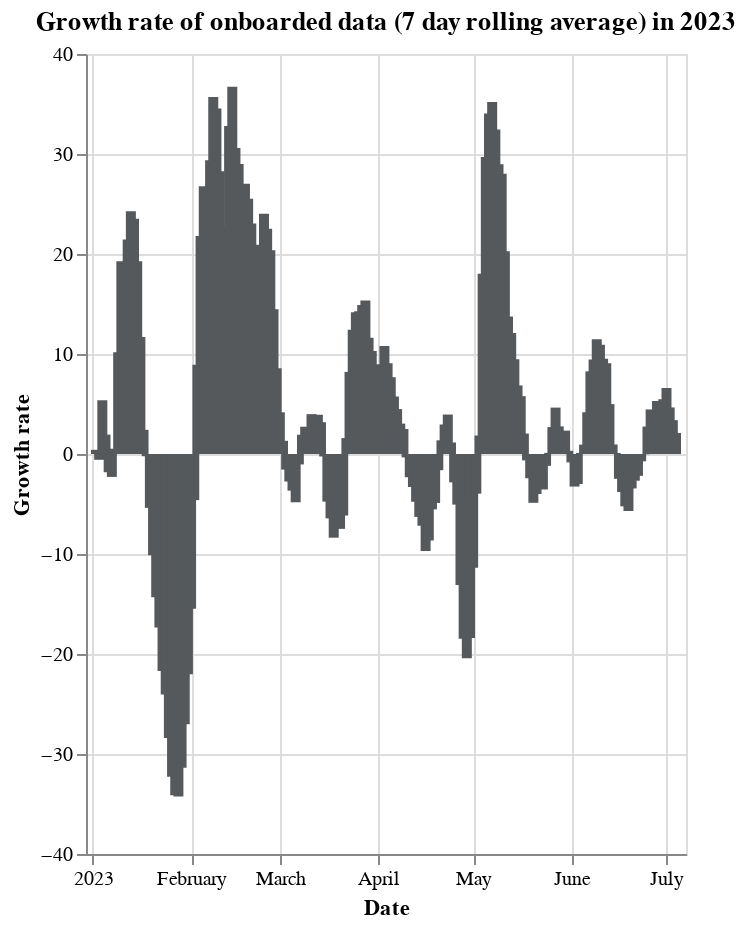

The cell this chart's notebook holds for it:
### Code cell
# Gwoth rate of onboarded_tibs (7 day rolling average)

df["growth_rate"] = df["onboarded_tibs"].pct_change(periods=7).rolling(7).mean() * 100
recent_df = df[df["date"] > "2023-01-01"]

alt.Chart(recent_df).mark_bar().encode(
    x=alt.X("date:T", title="Date"),
    y=alt.Y("growth_rate:Q", title="Growth rate"),
    color=alt.value("#55595c"),
    tooltip=["date:T", "growth_rate:Q"],
).properties(
    width="container",
    height=400,
    title="Growth rate of onboarded data (7 day rolling average) in 2023",
)

# Display only the last month of data

### Figure 1 — Vega-Lite specification as saved in the notebook (floating-point values rounded to 4 significant figures; data arrays with more than 128 entries replaced by an {"elided": "..."} marker saying what was removed)
{"config": {"view": {"continuousWidth": 300, "continuousHeight": 300}}, "data": {"name": "data-51795eb6a35bc95b35ecf15fadcc3eb9"}, "mark": {"type": "bar"}, "encoding": {"color": {"value": "#55595c"}, "tooltip": [{"field": "date", "type": "temporal"}, {"field": "growth_rate", "type": "quantitative"}], "x": {"field": "date", "title": "Date", "type": "temporal"}, "y": {"field": "growth_rate", "title": "Growth rate", "type": "quantitative"}}, "height": 400, "title": "Growth rate of onboarded data (7 day rolling average) in 2023", "width": "container", "$schema": "https://vega.github.io/schema/vega-lite/v5.8.0.json", "datasets": {"data-51795eb6a35bc95b35ecf15fadcc3eb9": {"elided": "184 records"}}}
